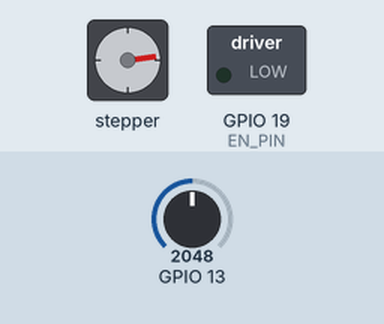
Simulated run of this sketch. Board: ESP32. Shown: stepper motor, switched loads named in the sketch (green lamp = pin HIGH). Inputs (shaded band) come from the test bench; at power-on: GPIO 13 = 2048. Stepper angles assume 200 steps per turn.

Above: at 1.2 s.
1.3 s: GPIO 13 set to 92
At 1.65 s:
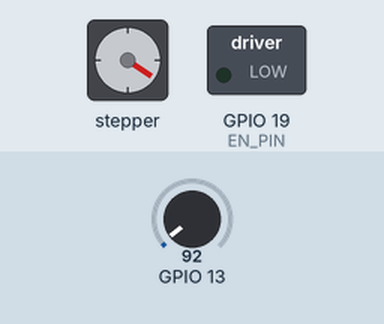
4.3 s: GPIO 13 set to 77
7.3 s: GPIO 13 set to 0
At 7.8 s:
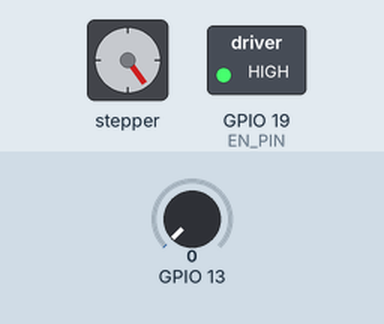
8.8 s: GPIO 13 set to 180
At 8.95 s:
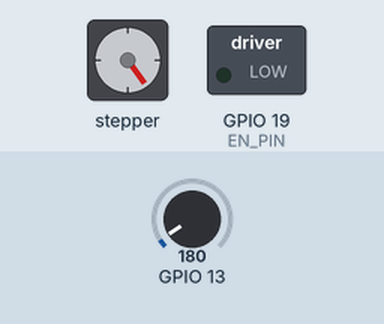
Timing chart, 0 to 15.8 s (numbered marks = the images above; inputs shaded):
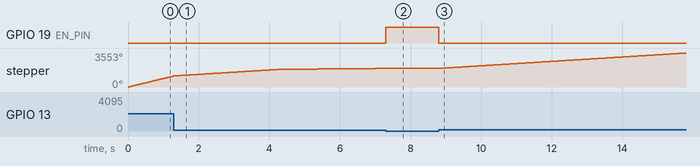

Measured:
- after the input at 7.3 s, GPIO 19 (EN_PIN): LOW → HIGH at once; stepper: stops changing and stays 1944°
- after the input at 8.8 s, GPIO 19 (EN_PIN): HIGH → LOW at once; stepper: keeps turning clockwise at about 230°/s, starting at once

The sketch:

sketch_aug14a.ino
```cpp
/*
 * This ESP32 code is created by esp32io.com
 *
 * This ESP32 code is released in the public domain
 *
 * For more detail (instruction and wiring diagram), visit https://esp32io.com/tutorials/esp32-drv8825-stepper-motor-driver
 */

#include <AccelStepper.h>


#define STEP_PIN 18 // The ESP32 pin GPIO18 connected to STEP pin of DRV8825 module
#define DIR_PIN  5 // The ESP32 pin GPIO5 connected to DIR pin of DRV8825 module
#define EN_PIN 19 // Enable the driver
#define LED_PIN 2 //Built in led

const int stepsPerRevolution = 200 * 8;
int target = 200;
int speed = 1;

int time1 = 0;

// Creates an instance
AccelStepper stepper(AccelStepper::DRIVER, STEP_PIN, DIR_PIN);

void setup() {
  pinMode(EN_PIN, OUTPUT);
  digitalWrite(EN_PIN, HIGH);
  // set the maximum speed, acceleration factor
  stepper.setMaxSpeed(1000);
  stepper.setAcceleration(200);
  pinMode(DIR_PIN, OUTPUT);
  digitalWrite(DIR_PIN, LOW);
  Serial.begin(115200); // Start communication at 9600 baud
  //pinMode(LED_PIN, OUTPUT);
}

void loop() {

  stepper.run();  // Move the motor one step


  int sensorValue = analogRead(13);
  int motorSpeed = map(sensorValue, 0, 4095, 0, stepper.maxSpeed());
  long target = map(sensorValue, 0, 4095, 0, stepper.maxSpeed());


  //Custom dead zones
  if (target <= 240 && target > 200) {
    target = 200;
  } else if (target > 20 && target < 140) {
    target = 140;
  } else if (target > 240 && target < 275) {
    target = 275;
  }

  stepper.setSpeed(target);
  if (motorSpeed > 0) {
    digitalWrite(EN_PIN, LOW);
    //stepper.move(2*motorSpeed);
    //digitalWrite(STEP_PIN, HIGH);
  } else {
    digitalWrite(EN_PIN, HIGH);
    //digitalWrite(STEP_PIN, LOW);
  }

  //if (Serial.available() > 0) { // Check if a command has arrived
  //String command = Serial.readStringUntil('\n'); // Read until Enter is pressed
  //command.trim(); // Clean up whitespace

  //  if (command == "ON") {
  //    digitalWrite(LED_PIN, HIGH);
  //  } else if (command == "OFF") {
  //    digitalWrite(LED_PIN, LOW);
  //}
    //Serial.println(" ");
    //Serial.print(" LED: ");
    //Serial.print(digitalRead(LED_PIN));
    //Serial.print("  Enabled: ");
    //Serial.print(!digitalRead(EN_PIN));
    //Serial.print("  Speed: ");
    //Serial.print(motorSpeed);
    //Serial.print("  Long: ");
    //Serial.print(target);
    //if ((time1 % 100) < 2) {
    //  Serial.print("POT: ");
    //  Serial.println(target);
    //  Serial.print("Raw: ");
    //  Serial.println(motorSpeed);
    //  //Serial.println(time);
    //}
    //time1++;
  //}
}
```
